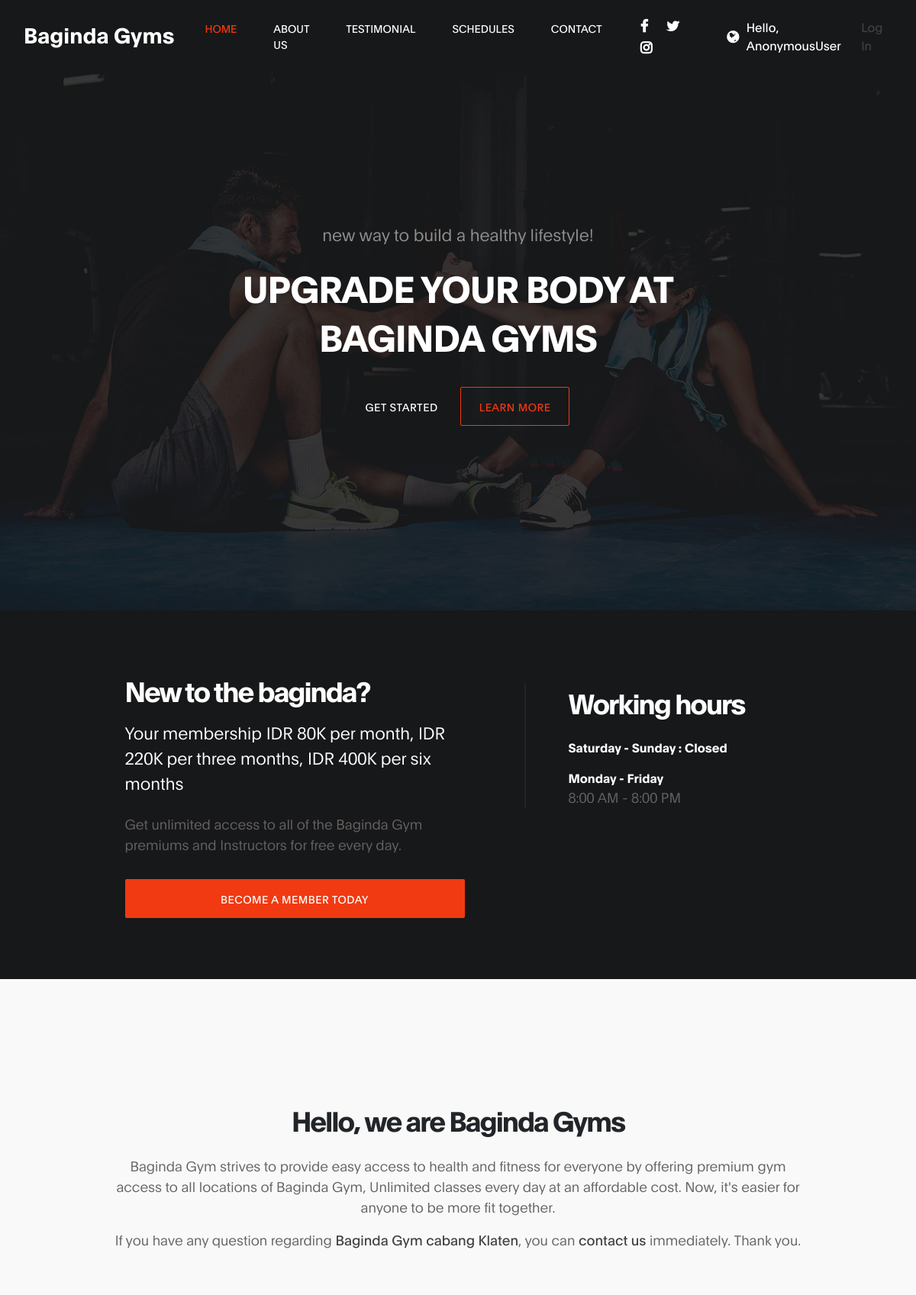
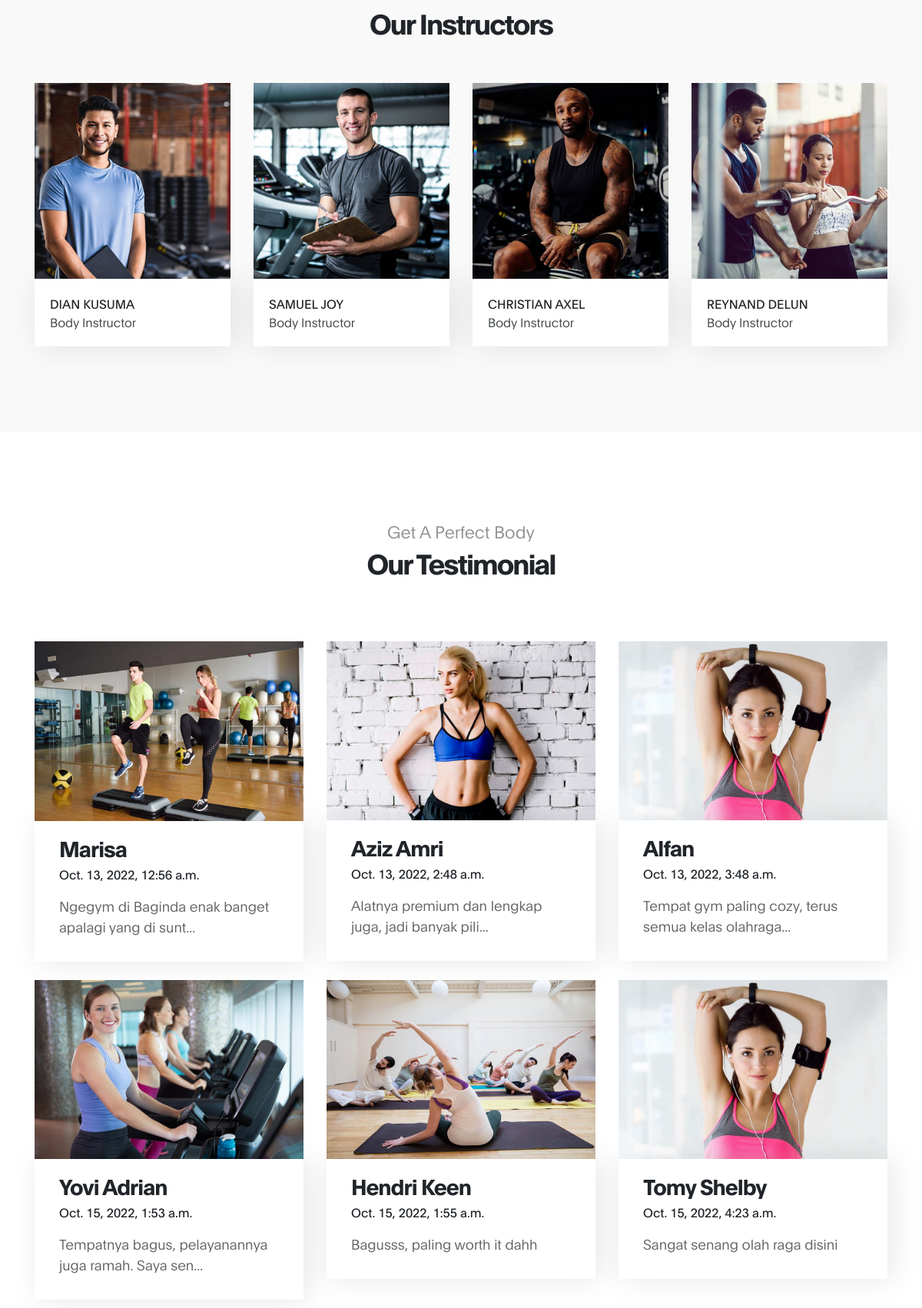
The page / (upper part) on the database its author committed (2 pictures, top to bottom).
### dashboard/models.py (models this page shows, shortened)
class Review(models.Model):
    name = models.CharField(max_length=100)
    email = models.EmailField(max_length=254)
    message = models.TextField()
    date = models.DateTimeField(auto_now_add=True)

### dashboard/views.py (the view, shortened to what this page needs)
# urls.py: path('', views.dashboard, name='homepage'),
def dashboard(request, html=None):
    html = {'template': 'index.html'} if html is None else html
    status = Membership.objects.all()
    for item in status:
        print(item.payment_status)
        if item.end < date.today() and item.payment_status not in ["settlement", "capture"]:
            item.active_status = "Non Active"
            item.save()
        else:
            item.active_status = "Active"
            item.save()
    review = Review.objects.values()
    review = custom_template(review, IMG_REVIEWS, delay=400)
    instructor = Instructor.objects.values('name')
    img_instructor = custom_template(instructor, IMG_INSTRUCTORS, delay=400)
    context = {'review': review, 'instructors': img_instructor,
               'review_form': ReviewForms,
               'membership_form': MembershipForm,
               }
    return render(request, html['template'], context)

### dashboard/models.py (called while the page is built)
    def __str__(self):
        return self.member_class

    def __str__(self) -> str:
        return self.payment_status

### dashboard/views.py (called while the page is built)
def custom_template(params: dict, img: list, delay):
    for i, item in enumerate(params):
        item['name'] = ' '.join(item['name'].split()[:2])
        item['delay'] = delay + i * 100
        item['image'] = img[i] if i < len(img) else random.choice(img)
        if item.get('message'):
            if len(item['message']) > 50:
                item['message'] = item['message'][:50] + '...'
    return params

### templates/index.html (shortened to what this page needs)
{% load static %}
<!DOCTYPE html>
<html lang="en">
<head>
     <link rel="stylesheet" href="{% static 'bootstrap.min.css' %}">
     <link rel="stylesheet" href="{% static 'font-awesome.min.css' %}">
     <link rel="stylesheet" href="{% static 'aos.css' %}">
     <link rel="stylesheet" href="{% static 'tooplate-gymso-style.css' %}">
</head>
<body data-spy="scroll" data-target="#navbarNav" data-offset="50">
    <nav class="navbar navbar-expand-lg fixed-top">
        <div class="container-fluid">
            <a class="navbar-brand" href="#home">Baginda Gyms</a>
            <div class="collapse navbar-collapse" id="navbarNav">
                <ul class="navbar-nav ml-lg-auto">
                    <li class="nav-item">
                        <a href="#home" class="nav-link smoothScroll">Home</a>
                    </li>
                    <li class="nav-item">
                        <a href="#about" class="nav-link smoothScroll">About Us</a>
                    </li>
                    <li class="nav-item">
                        <a href="#testimonial" class="nav-link smoothScroll">Testimonial</a>
                    </li>
                    <li class="nav-item">
                        <a href="#schedule" class="nav-link smoothScroll">Schedules</a>
                    </li>
                    <li class="nav-item">
                        <a href="#contact" class="nav-link smoothScroll">Contact</a>
                    </li>
                </ul>
                <ul class="social-icon ml-lg-3">
                    <li><a href="https://id-id.facebook.com/people/Baginda-Gym-Cabang-Klaten/100063400337112/" class="fa fa-facebook"></a></li>
                    <li><a href="#" class="fa fa-twitter"></a></li>
                    <li><a href="https://www.instagram.com/baginda_gym_klaten/" class="fa fa-instagram"></a></li>
                </ul>
                <ul class="social-icon ml-lg-3">
                    <li><a href="/id/" class="fa fa-globe" data-toggle="tooltip" title="switch to Indonesian"></a></li>
                </ul>
                <ul class="navbar-nav ml-lg-auto">
                    {% if request.user.is_authenticated %}
                    <li class="text-white">Hello, {{ request.user }}</li>
                    <li><a href="{% url 'logout' %}">Log Out</a></li>
                    {% else %}
                    <li class="text-white">Hello, {{ request.user }}</li>
                    <li><a href="{% url 'login' %}">Log In</a></li>
                    {% endif %}
                </ul>
            </div>
        </div>
    </nav>
     <section class="hero d-flex flex-column justify-content-center align-items-center" id="home">
            <div class="bg-overlay"></div>
            <div class="container">
                <div class="row">
                        <div class="col-lg-8 col-md-10 mx-auto col-12">
                            <div class="hero-text mt-5 text-center">
                                <h6 data-aos="fade-up" data-aos-delay="300">new way to build a healthy lifestyle!</h6>
                                <h1 class="text-white" data-aos="fade-up" data-aos-delay="500">Upgrade your body at Baginda Gyms</h1>
                                <a href="#feature" class="btn custom-btn mt-3" data-aos="fade-up" data-aos-delay="600">Get started</a>
                                <a href="#about" class="btn custom-btn bordered mt-3" data-aos="fade-up" data-aos-delay="700">learn more</a>
                            </div>
                        </div>
                </div>
            </div>
     </section>
     <section class="feature" id="feature">
        <div class="container">
            <div class="row">
                <div class="d-flex flex-column justify-content-center ml-lg-auto mr-lg-5 col-lg-5 col-md-6 col-12">
                    <h2 class="mb-3 text-white" data-aos="fade-up">New to the baginda?</h2>
                    <h6 class="mb-4 text-white" data-aos="fade-up">Your membership IDR 80K per month, IDR 220K per three months, IDR 400K per six months</h6>
                    <p data-aos="fade-up" data-aos-delay="200">Get unlimited access to all of the Baginda Gym premiums and Instructors for free every day.</p>
                    <a href="#" class="btn custom-btn bg-color mt-3" data-aos="fade-up" data-aos-delay="300" data-toggle="modal" data-target="#membershipForm">Become a member today</a>
                </div>
                <div class="mr-lg-auto mt-3 col-lg-4 col-md-6 col-12">
                     <div class="about-working-hours">
                          <div>
                              <h2 class="mb-4 text-white" data-aos="fade-up" data-aos-delay="500">Working hours</h2>
                              <strong class="d-block" data-aos="fade-up" data-aos-delay="600">Saturday - Sunday : Closed</strong>
                              <strong class="mt-3 d-block" data-aos="fade-up" data-aos-delay="700">Monday - Friday</strong>
                              <p data-aos="fade-up" data-aos-delay="800">8:00 AM - 8:00 PM</p>
                          </div>
                     </div>
                </div>
            </div>
            </div>
    </section>
     <section class="about section" id="about">
               <div class="container">
                    <div class="row">
                            <div class="mt-lg-5 mb-lg-5 mb-4 text-center col-lg-15 col-md-10 mx-auto col-12">
                                <h2 class="mb-4" data-aos="fade-up" data-aos-delay="300">Hello, we are Baginda Gyms</h2>
                                <p data-aos="fade-up" data-aos-delay="400">Baginda Gym strives to provide easy access to health and fitness for everyone by offering premium gym access to all locations of Baginda Gym, Unlimited classes every day at an affordable cost. Now, it's easier for anyone to be more fit together.</p>
                                <p data-aos="fade-up" data-aos-delay="500">If you have any question regarding <a rel="nofollow" href="#home" target="_parent">Baginda Gym cabang Klaten</a>, you can <a rel="nofollow" href="#contact" target="_parent">contact us</a> immediately. Thank you.</p>
                            </div>
                    </div>
                   <div class="row">
                       <div class="col-lg-12 col-12 text-center mb-5">
                           <h2 data-aos="fade-up" data-aos-delay="600">Our Instructors</h2>
                       </div>
                       {% for instructor in instructors %}
                        <div class="mr-lg-auto mt-5 mt-lg-0 mt-md-0 col-lg-3 col-md-6 col-12" data-aos="fade-up" data-aos-delay="{{ instructor.delay }}">
                            <div class="team-thumb">
                                <img src="{% static instructor.image %}" class="img-fluid" alt="Trainer">
                                <div class="team-info d-flex flex-column">
                                    <h7>{{ instructor.name }}</h7>
                                    <span>Body Instructor</span>
                                </div>
                            </div>
                        </div>
                       {% endfor %}
                   </div>
               </div>
     </section>
     <section class="class section" id="testimonial">
               <div class="container">
                    <div class="row">
                            <div class="col-lg-12 col-12 text-center mb-5">
                                <h6 data-aos="fade-up">Get A Perfect Body</h6>
                                <h2 data-aos="fade-up" data-aos-delay="200">Our Testimonial</h2>
                             </div>
                            {% for person in review %}
                            <div class="mt-4 col-lg-4 col-md-6 col-12" data-aos="fade-up" data-aos-delay="{{ person.delay }}">
                                <div class="class-thumb">
                                    <img src="{% static person.image %}" class="img-fluid" alt="Class">
                                    <div class="class-info">
                                        <h3 class="mb-1">{{ person.name }}</h3>
                                        <span>{{ person.date }}</span>
                                        <p class="mt-3">{{ person.message }}</p>
                                    </div>
                                </div>
                            </div>
                            {% endfor %}
                    </div>
               </div>
     </section>
</body>
</html>

### assets/css/tooplate-gymso-style.css (style rules this page uses)
:root { --primary-color: #f13a11; --white-color: #ffffff; --dark-color: #171819; --about-bg-color: #f9f9f9; --gray-color: #909090; --link-color: #404040; --p-color: #666262; --base-font-family: 'Plain', sans-serif; --font-weight-bold: bold; --font-weight-normal: normal; --font-weight-light: 300; --font-weight-thin: 100; --h1-font-size: 48px; --h2-font-size: 36px; --h3-font-size: 28px; --h4-font-size: 24px; --h5-font-size: 22px; --h6-font-size: 22px; --p-font-size: 18px; --base-font-size: 16px; --menu-font-size: 14px; --border-radius-large: 100%; --border-radius-small: 2px; }
body { background: var(--white-color); font-family: var(--base-font-family); }
h1,h2,h3,h4,h5,h6 { font-weight: var(--font-weight-thin); line-height: normal; }
h1 { font-size: var(--h1-font-size); font-weight: var(--font-weight-bold); letter-spacing: -1px; text-transform: uppercase; margin: 20px 0; }
h2 { font-size: var(--h2-font-size); font-weight: var(--font-weight-bold); letter-spacing: -2px; }
h3 { font-size: var(--h3-font-size); font-weight: var(--font-weight-bold); letter-spacing: -1px; margin: 0; }
h6 { color: var(--gray-color); font-size: var(--h6-font-size); line-height: inherit; margin: 0; }
p { color: var(--p-color); font-size: var(--p-font-size); font-weight: var(--font-weight-light); line-height: 1.5em; }
b, strong { font-weight: var(--font-weight-bold); letter-spacing: 0; }
.section { padding: 7rem 0; }
.custom-btn { background: transparent; border-radius: var(--border-radius-small); padding: 14px 24px; color: var(--white-color); font-size: var(--menu-font-size); font-weight: var(--font-weight-normal); text-transform: uppercase; letter-spacing: 0.5px; white-space: nowrap; transition: all 0.3s ease; }
.bordered { border: 1px solid var(--primary-color); color: var(--primary-color); }
.bg-color { background: var(--primary-color); color: var(--white-color); }
* { -webkit-box-sizing: border-box; -moz-box-sizing: border-box; box-sizing: border-box; }
*::before, *::after { -webkit-box-sizing: border-box; -moz-box-sizing: border-box; box-sizing: border-box; }
a { color: var(--link-color); font-weight: normal; text-decoration: none; transition: all 0.3s ease; }
.bg-overlay { background: var(--dark-color); position: absolute; top: 0; right: 0; bottom: 0; left: 0; width: 100%; height: 100%; opacity: 0.85; }
.feature { background: var(--dark-color); padding: 5rem 0; }
.navbar { background: var(--dark-color); padding: 1rem; }
.navbar-expand-lg .navbar-nav .nav-link { padding-right: 1.5rem; padding-left: 1.5rem; }
.navbar-brand { color: var(--white-color); font-size: var(--h3-font-size); font-weight: var(--font-weight-bold); line-height: normal; padding-top: 0; }
.nav-item .nav-link { display: block; color: var(--white-color); font-size: var(--menu-font-size); font-weight: var(--font-weight-normal); text-transform: uppercase; padding: 2px 6px; }
.nav-item .nav-link.active, .nav-item .nav-link:hover { color: var(--primary-color); }
.navbar .social-icon li a { color: var(--white-color); }
.hero { background-image: url('/static/hero-bg.jpg'); background-size: cover; background-position: top; background-repeat: no-repeat; vertical-align: middle; min-height: 100vh; position: relative; }
.class-info { background: var(--white-color); box-shadow: 6px 0 38px rgba(20,20,20,0.10); border-radius: 0 0 2px 2px; padding: 1rem 2rem; position: relative; }
.about { background: var(--about-bg-color); }
.about-working-hours { border-left: 2px solid; padding-left: 3.5rem; }
.about-working-hours strong { color: var(--white-color); opacity: 0.85; }
.team-thumb { position: relative; }
.team-info { background: var(--white-color); border-radius: 0 0 2px 2px; box-shadow: 6px 0 38px rgba(20,20,20,0.10); padding: 20px; position: relative; }
.team-info span { font-weight: var(--font-weight-light); opacity: 0.85; }
.social-icon { position: relative; padding: 0; margin: 5px 0 0 0; }
.social-icon li { display: inline-block; list-style: none; }
.social-icon li a { text-decoration: none; display: inline-block; color: var(--p-color); font-size: var(--p-font-size); font-weight: var(--font-weight-bold); margin: 5px 10px; text-align: center; }

### rows shown on the page
Review: name "Marisa", date "Oct. 13, 2022, 12:56 a.m.", message "Ngegym di Baginda enak banget apalagi yang di sunt..."
Review: name "Aziz Amri", date "Oct. 13, 2022, 2:48 a.m.", message "Alatnya premium dan lengkap juga, jadi banyak pili..."
Review: name "Alfan", date "Oct. 13, 2022, 3:48 a.m.", message "Tempat gym paling cozy, terus semua kelas olahraga..."
Review: name "Yovi Adrian", date "Oct. 15, 2022, 1:53 a.m.", message "Tempatnya bagus, pelayanannya juga ramah. Saya sen..."
Review: name "Hendri Keen", date "Oct. 15, 2022, 1:55 a.m.", message "Bagusss, paling worth it dahh"
Review: name "Tomy Shelby", date "Oct. 15, 2022, 4:23 a.m.", message "Sangat senang olah raga disini"

### other values the page prints
{{ request.user }} "AnonymousUser"
{{ instructor.name }} "DIAN KUSUMA" "SAMUEL JOY" "CHRISTIAN AXEL" "REYNAND DELUN"
